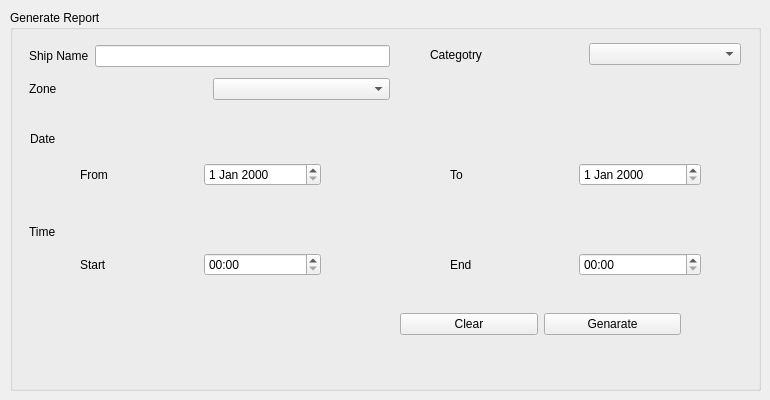
      <widget class="QWidget" name="tab_13">
       <attribute name="title">
        <string>Report</string>
       </attribute>
       <widget class="QGroupBox" name="groupBox_2">
        <property name="geometry">
         <rect>
          <x>10</x>
          <y>10</y>
          <width>751</width>
          <height>381</height>
         </rect>
        </property>
        <property name="title">
         <string>Generate Report</string>
        </property>
        <widget class="QLabel" name="label_254">
         <property name="geometry">
          <rect>
           <x>20</x>
           <y>120</y>
           <width>33</width>
           <height>17</height>
          </rect>
         </property>
         <property name="text">
          <string>Date</string>
         </property>
        </widget>
        <widget class="QLabel" name="label_260">
         <property name="geometry">
          <rect>
           <x>19</x>
           <y>213</y>
           <width>34</width>
           <height>17</height>
          </rect>
         </property>
         <property name="text">
          <string>Time</string>
         </property>
        </widget>
        <widget class="QWidget" name="layoutWidget_6">
         <property name="geometry">
          <rect>
           <x>420</x>
           <y>30</y>
           <width>311</width>
           <height>29</height>
          </rect>
         </property>
         <layout class="QHBoxLayout" name="horizontalLayout_13">
          <item>
           <widget class="QLabel" name="label_252">
            <property name="text">
             <string>Categotry</string>
            </property>
           </widget>
          </item>
          <item>
           <widget class="QComboBox" name="dropbox_report_category"/>
          </item>
         </layout>
        </widget>
        <widget class="QWidget" name="layoutWidget_7">
         <property name="geometry">
          <rect>
           <x>19</x>
           <y>30</y>
           <width>361</width>
           <height>66</height>
          </rect>
         </property>
         <layout class="QVBoxLayout" name="verticalLayout_15">
          <item>
           <layout class="QHBoxLayout" name="horizontalLayout_11">
            <item>
             <widget class="QLabel" name="label_250">
              <property name="text">
               <string>Ship Name</string>
              </property>
             </widget>
            </item>
            <item>
             <widget class="QLineEdit" name="txt_report_sname"/>
            </item>
           </layout>
          </item>
          <item>
           <layout class="QHBoxLayout" name="horizontalLayout_12">
            <item>
             <widget class="QLabel" name="label_251">
              <property name="text">
               <string>Zone</string>
              </property>
             </widget>
            </item>
            <item>
             <widget class="QComboBox" name="dropbox_report_zone"/>
            </item>
           </layout>
          </item>
         </layout>
        </widget>
        <widget class="QWidget" name="layoutWidget_8">
         <property name="geometry">
          <rect>
           <x>70</x>
           <y>150</y>
           <width>241</width>
           <height>29</height>
          </rect>
         </property>
         <layout class="QHBoxLayout" name="horizontalLayout_14">
          <item>
           <widget class="QLabel" name="label_255">
            <property name="text">
             <string>From</string>
            </property>
           </widget>
          </item>
          <item>
           <widget class="QDateEdit" name="selectbox_report_dfrom"/>
          </item>
         </layout>
        </widget>
        <widget class="QWidget" name="layoutWidget_9">
         <property name="geometry">
          <rect>
           <x>440</x>
           <y>150</y>
           <width>251</width>
           <height>29</height>
          </rect>
         </property>
         <layout class="QHBoxLayout" name="horizontalLayout_15">
          <item>
           <widget class="QLabel" name="label_256">
            <property name="text">
             <string>To</string>
            </property>
           </widget>
          </item>
          <item>
           <widget class="QDateEdit" name="selectbox_report_dto"/>
          </item>
         </layout>
        </widget>
        <widget class="QWidget" name="layoutWidget_10">
         <property name="geometry">
          <rect>
           <x>70</x>
           <y>240</y>
           <width>241</width>
           <height>29</height>
          </rect>
         </property>
         <layout class="QHBoxLayout" name="horizontalLayout_16">
          <item>
           <widget class="QLabel" name="label_258">
            <property name="text">
             <string>Start</string>
            </property>
           </widget>
          </item>
          <item>
           <widget class="QTimeEdit" name="selectbox_report_tstart">
            <property name="displayFormat">
             <string>hh:mm </string>
            </property>
           </widget>
          </item>
         </layout>
        </widget>
        <widget class="QWidget" name="layoutWidget_11">
         <property name="geometry">
          <rect>
           <x>440</x>
           <y>240</y>
           <width>251</width>
           <height>29</height>
          </rect>
         </property>
         <layout class="QHBoxLayout" name="horizontalLayout_17">
          <item>
           <widget class="QLabel" name="label_259">
            <property name="text">
             <string>End</string>
            </property>
           </widget>
          </item>
          <item>
           <widget class="QTimeEdit" name="selectbox_report_tend">
            <property name="displayFormat">
             <string>hh:mm</string>
            </property>
           </widget>
          </item>
         </layout>
        </widget>
        <widget class="QWidget" name="layoutWidget_12">
         <property name="geometry">
          <rect>
           <x>390</x>
           <y>300</y>
           <width>281</width>
           <height>29</height>
          </rect>
         </property>
         <layout class="QHBoxLayout" name="horizontalLayout_18">
          <item>
           <widget class="QPushButton" name="btn_report_clear">
            <property name="text">
             <string>Clear</string>
            </property>
           </widget>
          </item>
          <item>
           <widget class="QPushButton" name="btn_report_genarate">
            <property name="text">
             <string>Genarate</string>
            </property>
           </widget>
          </item>
         </layout>
        </widget>
       </widget>
      </widget>
